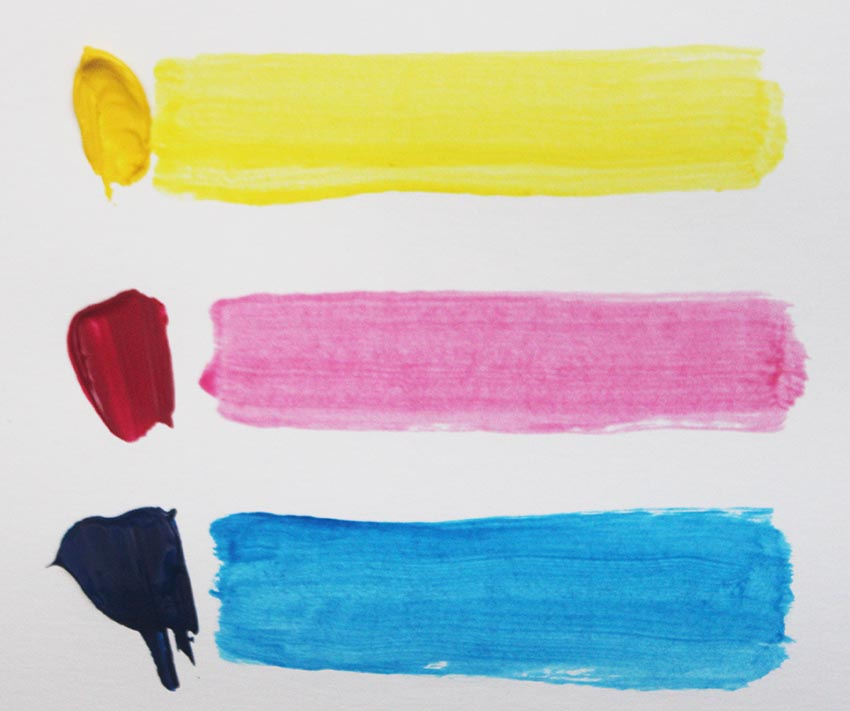
#> input picture imagens/Glaze.jpg, 850 x 711 px
$ python main.py
#> lines starting #> are read from the running program, lines starting #| are printed output that depends on the picture; after the words box and inside, x2 and y2 are one past the last pixel; in counts of white or black regions, pixels touching at a corner belong together
#> the answer given: ../imagens/Glaze.jpg
### src/utils/transformacoes.py
import numpy as np
import matplotlib.image as im

def imagem_to_matriz(nome_file: str) -> np.array:
#> called with nome_file = '../imagens/Glaze.jpg'
    matriz_colorida = im.imread(nome_file)
#> matriz_colorida is the input picture: shape (711, 850, 3); mean R, G, B 190.3, 193.5, 187.6
    matriz_8bit = matriz_colorida
    matriz_8bit = matriz_8bit.astype(np.uint16)
    return matriz_8bit

def imagem_to_cinza(matrix_colorida: np.array) -> np.array:
    linhas = matrix_colorida.shape[0]
#> linhas = 711
    colunas = matrix_colorida.shape[1]
#> colunas = 850

    matrix_gray = np.zeros((linhas, colunas))

    for i in range(linhas):
        for j in range(colunas):
            r, g, b = matrix_colorida[i, j]
            matrix_gray[i, j] = int((r + g + b) / 3)
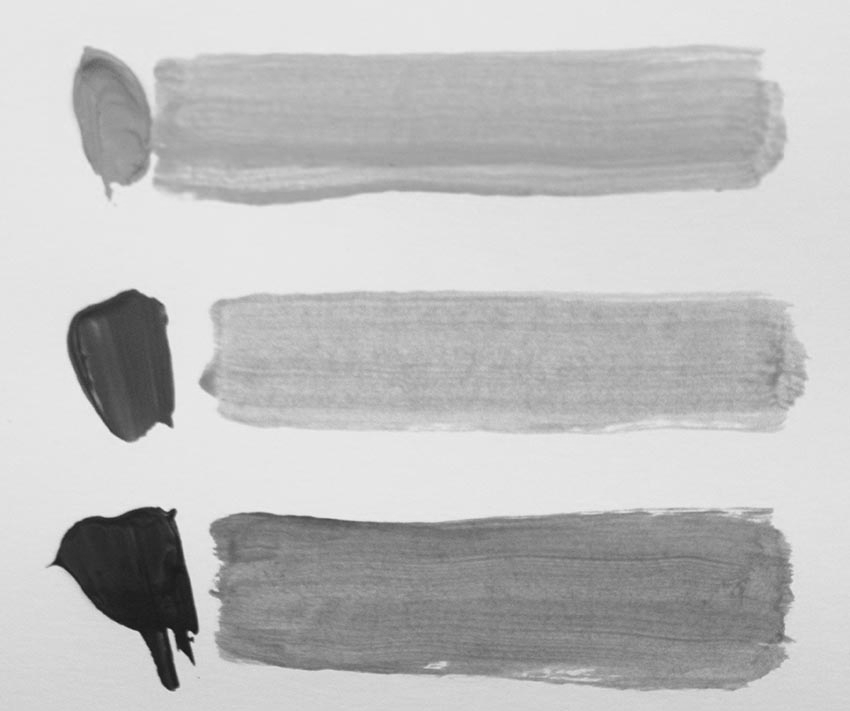
#> matrix_gray: shape (711, 850) float64; min 23, max 239, mean 190.2

    return matrix_gray

### src/solver_limiarizacao_de_imagem.py
import os
import numpy as np
import matplotlib.pyplot as plt
import utils.transformacoes as transformacoes
import tkinter as tk
from tkinter import filedialog

# Limpa root do tkinter para não abrir nenhum dialog adicional
root = tk.Tk()
root.withdraw()

def calcular_treshold(histograma, linhas, colunas):
  contador, treshold = 0, 0
  metade = linhas * colunas / 2

  for cor in range(256):
      contador += histograma[cor]
      if (contador + histograma[cor]) > metade:
          treshold = cor
          break;

  return treshold

def calcular_histograma(matriz: np.array):
    histograma = np.zeros(256).astype(int)
    linhas = matriz.shape[0]
#> linhas = 711
    colunas = matriz.shape[1]
#> colunas = 850

    for i in range(linhas):
        for j in range(colunas):
            cor = matriz[i,j]
            cor = int(cor)
            histograma[cor] += 1
#> after the loop, histograma = 256 values, max 45809 at index 230, min 0 at index 0, mean 2360.7

    return histograma

def solve_limiarizar_imagem(imagem):
  print('Iniciando limiarização... (Dependendo do tamanho da imagem este processo pode demorar um pouco)')

  # Recebe imagem e transforma em matriz
  matriz_colorida = transformacoes.imagem_to_matriz(imagem)

  # Transforma imagem em tons de cinza
  matriz_cinza = transformacoes.imagem_to_cinza(matriz_colorida)

  # Calcula o histograma da matriz em tons de cinza
  histograma = calcular_histograma(matriz_cinza)

  linhas = matriz_cinza.shape[0]
#> linhas = 711
  colunas = matriz_cinza.shape[1]
#> colunas = 850

  # Define threshold
  ## O criterio para definição do treshold é achar o ponto em que divide a quantidade de pixels em duas metades quase iguais, ordenados pela cor
  treshold = calcular_treshold(histograma, linhas, colunas)
#> the loop in calcular_treshold, `for cor in range(256):` made 208 passes
#> contador on passes 1 to 3: 0, 0, 0
#> after the loop in calcular_treshold, `for cor in range(256):`: contador = 302396
#> treshold = 207

  # Limiariza a imagem de acordo com o threshold
  matriz_limiarizada = np.zeros((linhas, colunas))

  for i in range(linhas):
      for j in range(colunas):
          cor = matriz_cinza[i,j]
          if cor < treshold:
              matriz_limiarizada[i,j] = 0
          else:
              matriz_limiarizada[i,j] = 255
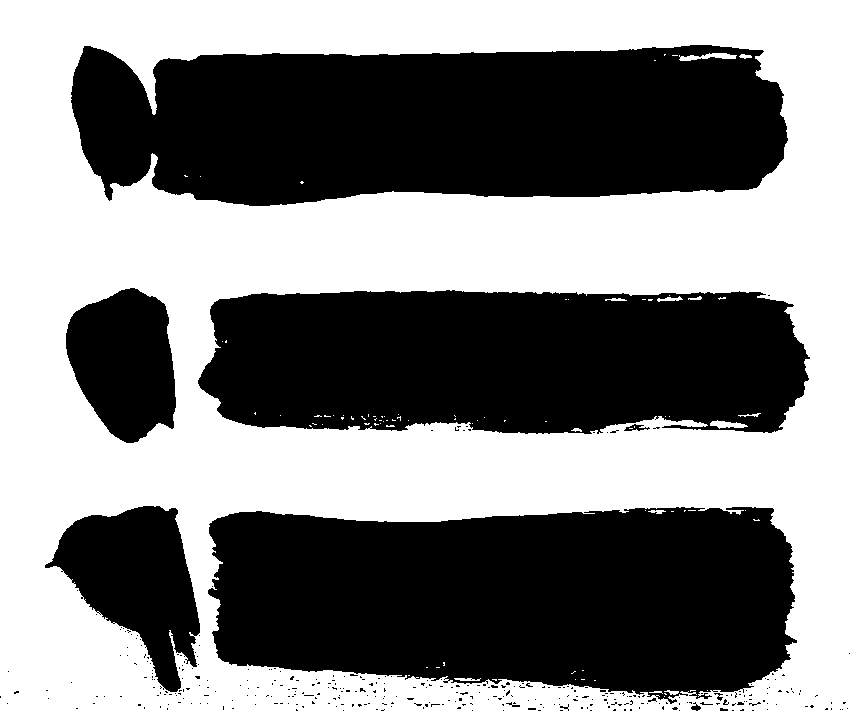
#> matriz_limiarizada: shape (711, 850) float64; 50.5% white; 352 black regions (342 under 20 px), largest, box (x1, y1, x2, y2) and area: (71, 45, 788, 206) 97379, (208, 507, 797, 704) 94863, (198, 290, 810, 434) 77798

  plt.imshow(matriz_limiarizada, cmap='gray')

  img_limiarizada = str(os.path.basename(imagem)).split('.')[0] + ' (limiarizada)'
  plt.savefig(os.path.join('imagens_resultado', img_limiarizada))
  print('Imagem limiarizada com sucesso! Sua nova imagem foi salva na pasta "imagens_resultado"!')

### src/utils/buscar_imagem.py
import os
import tkinter as tk
from tkinter import filedialog

# Limpa root do tkinter para não abrir nenhum dialog adicional
root = tk.Tk()
root.withdraw()

def buscar_imagem() -> str:
    arquivo_path = ''
    try:
        arquivo_path = filedialog.askopenfilename()
        print('ARQUIVO ESCOLHIDO:', os.path.basename(arquivo_path), '\n')
    except:
        raise Exception('Ocorreu um erro ao escolher o arquivo! Tente novamente...')

    if arquivo_path == '':
        raise Exception('Você deve escolher um arquivo! Tente novamente...')

    return arquivo_path

### src/main.py
from solver_limiarizacao_de_imagem import solve_limiarizar_imagem
from utils.buscar_imagem import buscar_imagem

def main():
    print('Escolha uma imagem para realizar a limiarizacao:')
    try:
        imagem_path = buscar_imagem()
        solve_limiarizar_imagem(imagem_path)
    except Exception as e:
        print(str(e))

if __name__ == "__main__":
    main()
